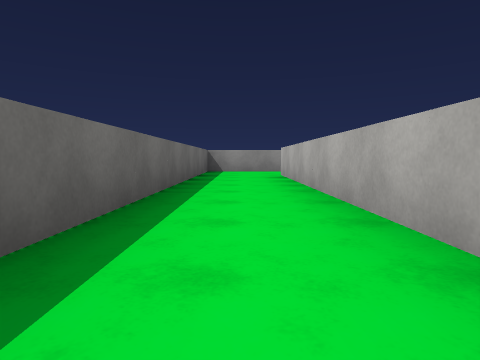
[1] (above)

20 first-person views from a walk through a Unity game level. The camera is 0.62 m above the floor, tilts 4° down and sees 75° across. The floor is counted in squares, 2 m on a side. Each view is taken from the middle of a square. On the plan, view 1 faces up. The plan holds only what a view shows up to about 9 squares ahead; the rest is blank. Surface patterns are stand-ins for the level's own textures.

[2]
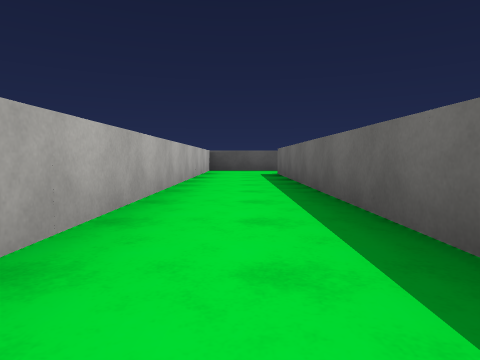

[3]
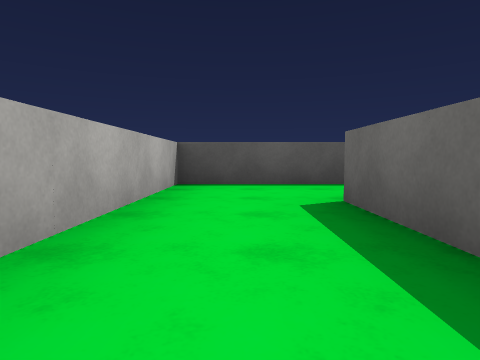

[4]
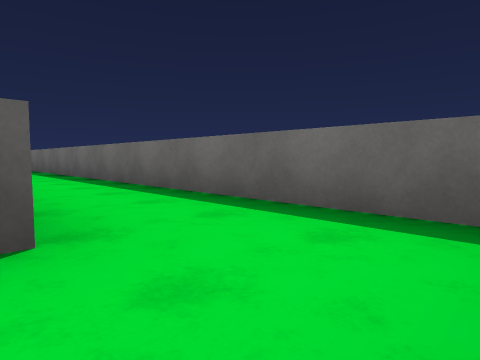

[5]
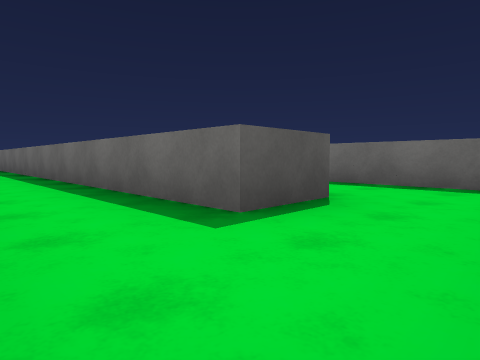

[6]
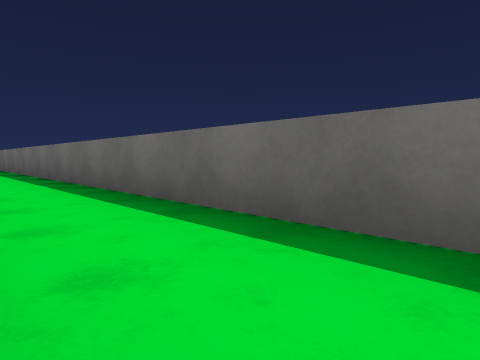

[7]
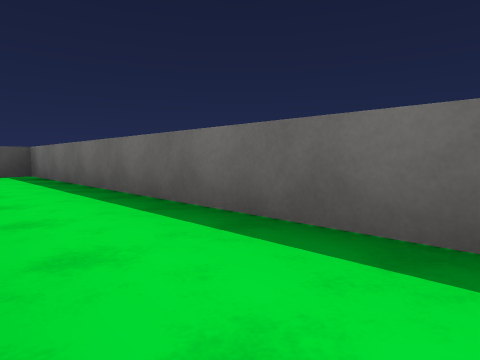

[8]
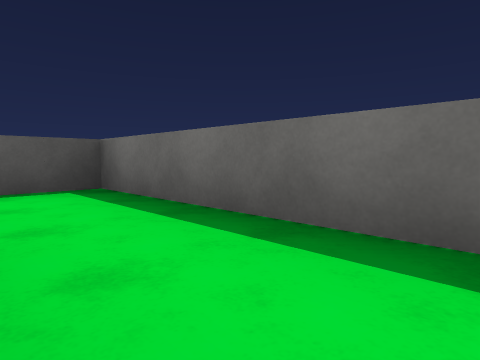

[9]
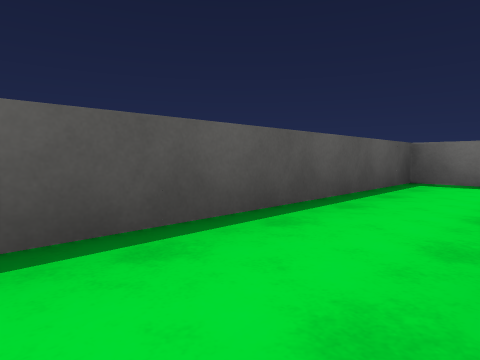

[10]
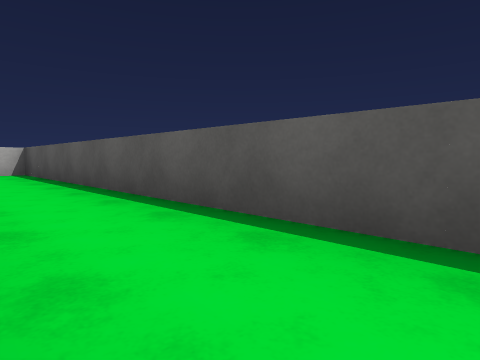

[11]
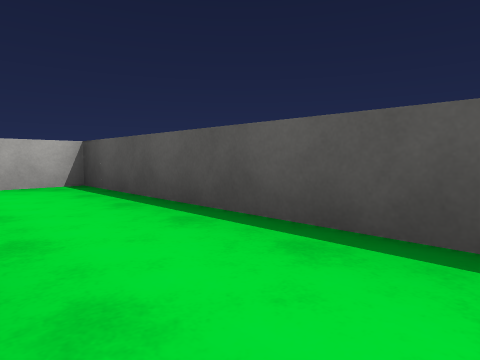

[12]
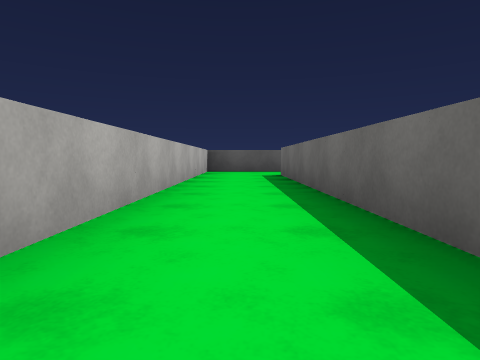

[13]
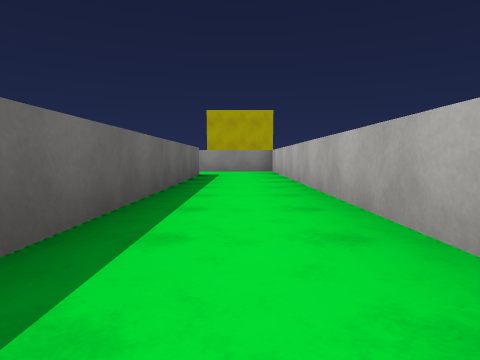

[14]
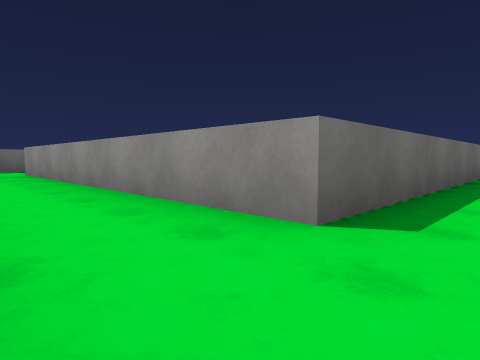

[15]
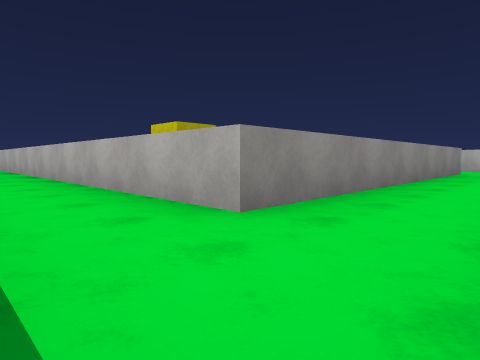

[16]
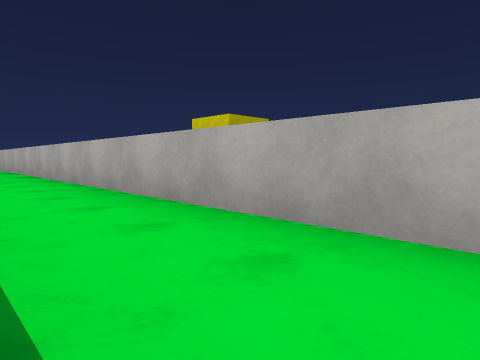

[17]
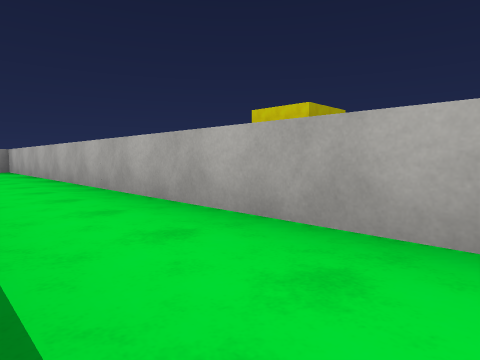

[18]
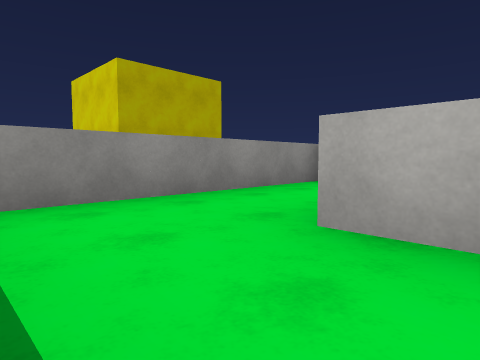

[19]
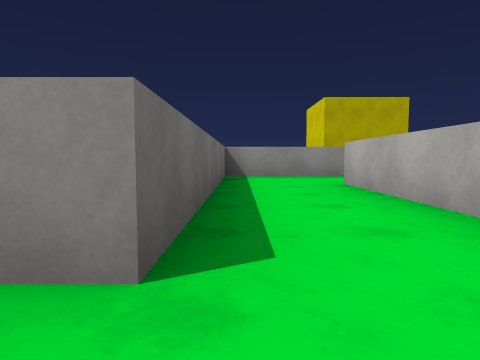

[20]
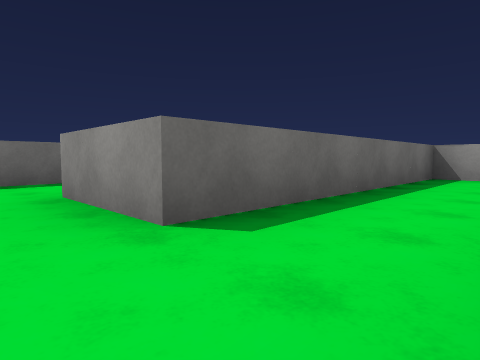

### Floor plan
Ten units are one square. View 1 is at (0, 0); x grows to the right and y downward. Boxes are objects, and circles mark ways between rooms. Rooms are numbered by the first view taken in them; rooms with no view inside come last. Other rooms are left out.
<svg viewBox="-19 -77 131 155">
<path fill="none" stroke="#000" d="M-14 47 7 47 7 -58M10 -72 -8 -72 -8 32M93 2 93 57 33 57 33 -72M7 -58 17 -58 17 73 107 73 107 -12 95 -12M83 25 83 2M95 -12 68 -12 68 32 52 32"/>
<circle cx="10" cy="-65" r="3" fill="#2a7"/>
<circle cx="90" cy="-5" r="3" fill="#2a7"/>
<text x="0" y="-10">1</text>
<text x="30" y="20">2</text>
<text x="80" y="10">3</text>
</svg>
Room 1 opens to room 2. Room 2 opens to room 3.

Where each view was taken, in squares from view 1:
view 1: 0 up, 0 right, facing up
view 2: 3 up, 0 right, facing down
view 3: 1 down, 0 right, facing down
view 4: 7 up, 1 right, facing down-left
view 5: 7 up, 3 right, facing down-left
view 6: 3 up, 3 right, facing down-left
view 7: 1 down, 3 right, facing down-left
view 8: 4 down, 3 right, facing down-left
view 9: 6 down, 6 right, facing down-left
view 10: 6 down, 4 right, facing down-right
view 11: 6 down, 7 right, facing down-right
view 12: 0 up, 10 right, facing down
view 13: 6 down, 10 right, facing up
view 14: 7 down, 10 right, facing up-left
view 15: 7 down, 2 right, facing up-right
view 16: 4 down, 2 right, facing up-right
view 17: 1 down, 2 right, facing up-right
view 18: 1 down, 7 right, facing up-right
view 19: 4 down, 7 right, facing up
view 20: 4 down, 8 right, facing up-left
